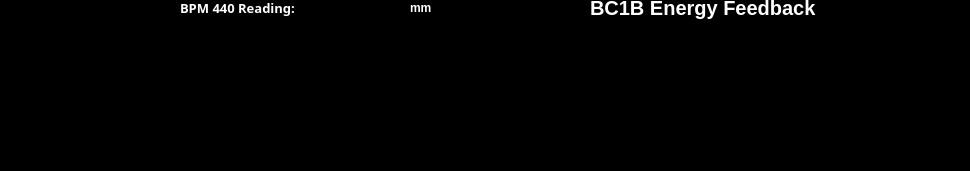
      <widget class="QWidget" name="b_L1B" native="true">
       <property name="styleSheet">
        <string notr="true">background-color: black</string>
       </property>
       <widget class="PyDMTimePlot" name="PyDMTimePlot_3">
        <property name="geometry">
         <rect>
          <x>0</x>
          <y>26</y>
          <width>961</width>
          <height>136</height>
         </rect>
        </property>
        <property name="font">
         <font>
          <pointsize>11</pointsize>
         </font>
        </property>
        <property name="toolTip">
         <string/>
        </property>
        <property name="styleSheet">
         <string notr="true">background-color:black</string>
        </property>
        <property name="yAxes">
         <stringlist>
          <string>{&quot;name&quot;: &quot;Axis 1&quot;, &quot;orientation&quot;: &quot;left&quot;, &quot;label&quot;: null, &quot;minRange&quot;: -1.0, &quot;maxRange&quot;: 1.0, &quot;autoRange&quot;: true, &quot;logMode&quot;: false}</string>
          <string>{&quot;name&quot;: &quot;New Axis 1&quot;, &quot;orientation&quot;: &quot;right&quot;, &quot;label&quot;: &quot;&quot;, &quot;minRange&quot;: -1.0, &quot;maxRange&quot;: 1.0, &quot;autoRange&quot;: true, &quot;logMode&quot;: false}</string>
         </stringlist>
        </property>
        <property name="curves">
         <stringlist>
          <string>{&quot;channel&quot;: &quot;ca://PHYS:SYS0:1:SCLFB_L1B_E_MEAS&quot;, &quot;plot_style&quot;: null, &quot;name&quot;: &quot;L1B Energy (MeV)&quot;, &quot;color&quot;: &quot;red&quot;, &quot;lineStyle&quot;: 1, &quot;lineWidth&quot;: 2, &quot;symbol&quot;: null, &quot;symbolSize&quot;: 10, &quot;yAxisName&quot;: &quot;Axis 1&quot;, &quot;barWidth&quot;: null, &quot;upperThreshold&quot;: null, &quot;lowerThreshold&quot;: null, &quot;thresholdColor&quot;: &quot;white&quot;}</string>
         </stringlist>
        </property>
        <property name="timeSpan">
         <double>300.000000000000000</double>
        </property>
        <property name="updateInterval">
         <double>0.100000000000000</double>
        </property>
       </widget>
       <widget class="QLabel" name="label_3">
        <property name="geometry">
         <rect>
          <x>590</x>
          <y>-5</y>
          <width>341</width>
          <height>26</height>
         </rect>
        </property>
        <property name="font">
         <font>
          <pointsize>15</pointsize>
          <weight>75</weight>
          <bold>true</bold>
         </font>
        </property>
        <property name="styleSheet">
         <string notr="true">background-color: black;
color:rgb(255, 255, 255)</string>
        </property>
        <property name="text">
         <string>BC1B Energy Feedback</string>
        </property>
       </widget>
       <widget class="PyDMByteIndicator" name="PyDMByteIndicator_2">
        <property name="geometry">
         <rect>
          <x>565</x>
          <y>0</y>
          <width>41</width>
          <height>16</height>
         </rect>
        </property>
        <property name="toolTip">
         <string/>
        </property>
        <property name="styleSheet">
         <string notr="true">background-color: black;</string>
        </property>
        <property name="alarmSensitiveContent" stdset="0">
         <bool>false</bool>
        </property>
        <property name="alarmSensitiveBorder" stdset="0">
         <bool>true</bool>
        </property>
        <property name="PyDMToolTip" stdset="0">
         <string/>
        </property>
        <property name="channel" stdset="0">
         <string>PHYS:SYS0:1:SCLFB_L1B_E</string>
        </property>
        <property name="offColor" stdset="0">
         <color>
          <red>120</red>
          <green>120</green>
          <blue>120</blue>
         </color>
        </property>
        <property name="showLabels" stdset="0">
         <bool>true</bool>
        </property>
        <property name="bigEndian" stdset="0">
         <bool>false</bool>
        </property>
        <property name="circles" stdset="0">
         <bool>false</bool>
        </property>
        <property name="numBits" stdset="0">
         <number>1</number>
        </property>
        <property name="shift" stdset="0">
         <number>0</number>
        </property>
        <property name="labels" stdset="0">
         <stringlist>
          <string></string>
         </stringlist>
        </property>
       </widget>
       <widget class="QLabel" name="label_9">
        <property name="geometry">
         <rect>
          <x>180</x>
          <y>-5</y>
          <width>146</width>
          <height>26</height>
         </rect>
        </property>
        <property name="font">
         <font>
          <family>Sans Serif</family>
          <pointsize>10</pointsize>
          <weight>75</weight>
          <italic>false</italic>
          <bold>true</bold>
         </font>
        </property>
        <property name="styleSheet">
         <string notr="true">background-color: black;
color:rgb(255, 255, 255)</string>
        </property>
        <property name="text">
         <string>BPM 440 Reading:</string>
        </property>
       </widget>
       <widget class="PyDMLabel" name="PyDMLabel_2">
        <property name="geometry">
         <rect>
          <x>340</x>
          <y>0</y>
          <width>61</width>
          <height>15</height>
         </rect>
        </property>
        <property name="font">
         <font>
          <pointsize>11</pointsize>
          <weight>75</weight>
          <bold>true</bold>
         </font>
        </property>
        <property name="toolTip">
         <string/>
        </property>
        <property name="styleSheet">
         <string notr="true">background-color:black; color:rgb(0, 255, 0);</string>
        </property>
        <property name="alignment">
         <set>Qt::AlignRight|Qt::AlignTrailing|Qt::AlignVCenter</set>
        </property>
        <property name="precision" stdset="0">
         <number>0</number>
        </property>
        <property name="channel" stdset="0">
         <string>BPMS:BC1B:440:FW:X_SLOW</string>
        </property>
       </widget>
       <widget class="QLabel" name="label_15">
        <property name="geometry">
         <rect>
          <x>410</x>
          <y>0</y>
          <width>59</width>
          <height>15</height>
         </rect>
        </property>
        <property name="font">
         <font>
          <weight>75</weight>
          <bold>true</bold>
         </font>
        </property>
        <property name="styleSheet">
         <string notr="true">color:white</string>
        </property>
        <property name="text">
         <string>mm</string>
        </property>
       </widget>
       <zorder>PyDMTimePlot_3</zorder>
       <zorder>PyDMByteIndicator_2</zorder>
       <zorder>label_3</zorder>
       <zorder>label_9</zorder>
       <zorder>PyDMLabel_2</zorder>
       <zorder>label_15</zorder>
      </widget>
